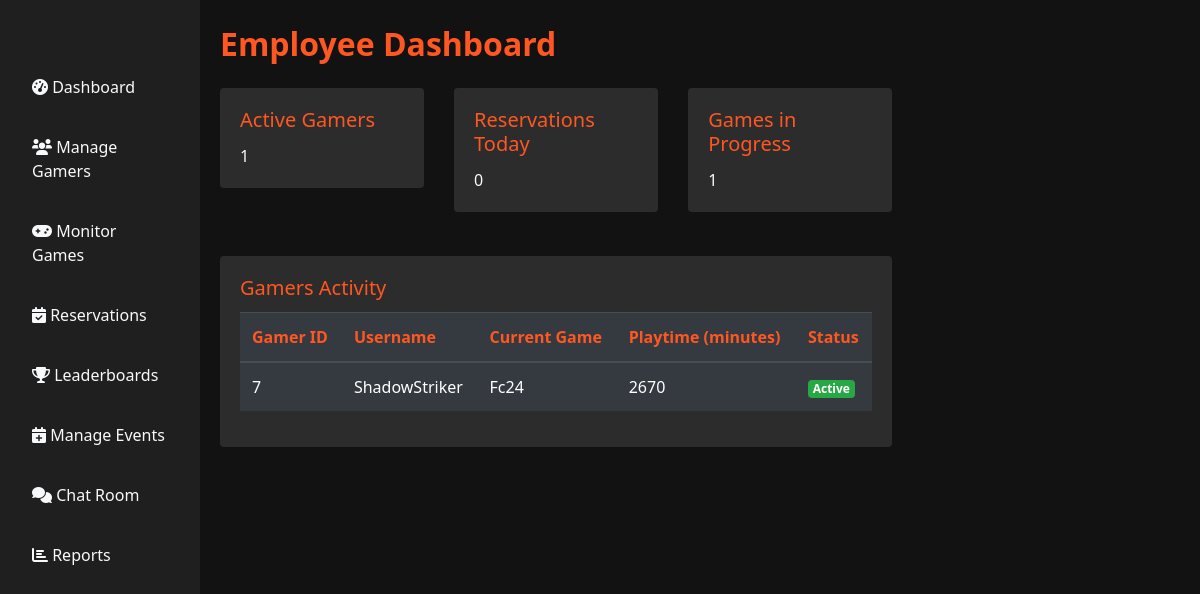
/employeedashboard/, run on the app's committed database.
### gamerz/models.py (models this page shows, shortened)
class Game(models.Model):
    title = models.CharField(max_length=255)
    description = models.TextField()
    genre = models.CharField(max_length=50)
    release_date = models.DateField()
    rating = models.FloatField()
    favorite_by = models.ManyToManyField(settings.AUTH_USER_MODEL, related_name='favorite_games', blank=True)
    image = models.ImageField(upload_to='game_images/', blank=True, null=True)
    status = models.CharField(max_length=50, null=True)
    def __str__(self):
        return self.title

class OngoingGame(models.Model):
    user = models.ForeignKey(settings.AUTH_USER_MODEL, on_delete=models.CASCADE)
    station = models.ForeignKey(GamingStation, on_delete=models.CASCADE)
    game_title = models.ForeignKey(Game, on_delete=models.CASCADE, null=True)
    start_time = models.DateTimeField()
    status = models.CharField(max_length=50, choices=[('Active', 'Active'), ('Paused', 'Paused'), ('Completed', 'Completed')])

### users/models.py (models this page shows)
class User(AbstractUser):
    ROLE_CHOICE = (
        ('GAMER', 'GAMER'),
        ('EMPLOYEE', 'EMPLOYEE'),
        ('ADMIN', 'ADMIN'),
    )
    role = models.CharField(max_length=20, choices=ROLE_CHOICE, default='GAMER')

### users/views.py (the view)
# urls.py: path('employeedashboard/', views.employee_dashboard_view, name='employee'),
def employee_dashboard_view(request):
    today = timezone.now().date()
    active_gamers_count = OngoingGame.objects.filter(status='Active').count()
    reservations_today_count = Reservation.objects.filter(start_time__date=today).count()
    games_in_progress_count = OngoingGame.objects.filter(status__in=['Active', 'Paused']).count()
    gamers_activity = []
    now = timezone.now()
    ongoing_games = OngoingGame.objects.select_related('user', 'station').all()
    for game in ongoing_games:
        playtime_minutes = int((now - game.start_time).total_seconds() / 60)
        gamers_activity.append({
            'gamer_id': game.user.id,
            'username': game.user.username,
            'game_title': game.game_title,
            'playtime': playtime_minutes,
            'status': game.status,
        })
    context = {
        'active_gamers_count': active_gamers_count,
        'reservations_today_count': reservations_today_count,
        'games_in_progress_count': games_in_progress_count,
        'gamers_activity': gamers_activity,
    }
    return render(request, 'users/employee.html', context)

### templates/users/employee.html (shortened to what this page needs)
<!DOCTYPE html>
<html lang="en">
<head>
    <link rel="stylesheet" href="https://stackpath.bootstrapcdn.com/bootstrap/4.5.2/css/bootstrap.min.css">
    <link rel="stylesheet" href="https://cdnjs.cloudflare.com/ajax/libs/font-awesome/6.0.0-beta3/css/all.min.css">
</head>
<body>
    <div class="d-flex">
        <div class="sidebar d-flex flex-column p-3">
            <ul class="nav flex-column">
                <li class="nav-item">
                    <a class="nav-link" href="{% url 'employee' %}"><i class="fas fa-tachometer-alt"></i> Dashboard</a>
                </li>
                <li class="nav-item">
                    <a class="nav-link" href="{% url 'manage_gamers' %}"><i class="fas fa-users"></i> Manage Gamers</a>
                </li>
                <li class="nav-item">
                    <a class="nav-link" href="{% url 'monitorgames' %}"><i class="fas fa-gamepad"></i> Monitor Games</a>
                </li>
                <li class="nav-item">
                    <a class="nav-link" href="{% url 'employeereservation' %}"><i class="fas fa-calendar-check"></i> Reservations</a>
                </li>
                <li class="nav-item">
                    <a class="nav-link" href="{% url 'achievementsbygamers' %}"><i class="fas fa-trophy"></i> Leaderboards</a>
                </li>
                <li class="nav-item">
                    <a class="nav-link" href="{% url 'manageevents' %}"><i class="fas fa-calendar-plus"></i> Manage Events</a>
                </li>
                <li class="nav-item">
                    <a class="nav-link" href="{% url 'chat_room' 1 %}"><i class="fas fa-comments"></i> Chat Room</a>
                </li>
                <li class="nav-item">
                    <a class="nav-link" href="{% url 'employeereport' %}"><i class="fas fa-chart-bar"></i> Reports</a>
                </li>
            </ul>
        </div>
        <div class="content">
            <div class="dashboard-header">
                Employee Dashboard
            </div>
            <div class="row">
                <div class="col-lg-4 col-md-6 mb-4">
                    <div class="card">
                        <div class="card-body">
                            <h5 class="card-title">Active Gamers</h5>
                            <p class="card-text">{{ active_gamers_count }}</p>
                        </div>
                    </div>
                </div>
                <div class="col-lg-4 col-md-6 mb-4">
                    <div class="card">
                        <div class="card-body">
                            <h5 class="card-title">Reservations Today</h5>
                            <p class="card-text">{{ reservations_today_count }}</p>
                        </div>
                    </div>
                </div>
                <div class="col-lg-4 col-md-6 mb-4">
                    <div class="card">
                        <div class="card-body">
                            <h5 class="card-title">Games in Progress</h5>
                            <p class="card-text">{{ games_in_progress_count }}</p>
                        </div>
                    </div>
                </div>
            </div>
            <div class="card">
                <div class="card-body">
                    <h5 class="card-title">Gamers Activity</h5>
                    <table class="table table-dark table-hover">
                        <thead>
                            <tr>
                                <th>Gamer ID</th>
                                <th>Username</th>
                                <th>Current Game</th>
                                <th>Playtime (minutes)</th>
                                <th>Status</th>
                            </tr>
                        </thead>
                        <tbody>
                            {% for game in gamers_activity %}
                                <tr>
                                    <td>{{ game.gamer_id }}</td>
                                    <td>{{ game.username }}</td>
                                    <td>{{ game.game_title }}</td>
                                    <td>{{ game.playtime }}</td>
                                    <td><span class="badge {% if game.status == 'Active' %}badge-success{% elif game.status == 'Paused' %}badge-warning{% else %}badge-secondary{% endif %}">{{ game.status }}</span></td>
                                </tr>
                            {% endfor %}
                        </tbody>
                    </table>
                </div>
            </div>
        </div>
    </div>
</body>
</html>

### templates/users/employee.html (style rules this page uses)
body { font-family: 'Segoe UI', Tahoma, Geneva, Verdana, sans-serif; background-color: #121212; color: #f8f9fa; margin: 0; }
.sidebar { background-color: #1f1f1f; height: 100vh; padding-top: 20px; position: fixed; top: 0; left: 0; width: 250px; transition: all 0.3s; }
.sidebar .nav-link { color: #f8f9fa; margin: 10px 0; }
.content { margin-left: 250px; padding: 20px; transition: margin-left 0.3s; }
.dashboard-header { font-size: 2rem; font-weight: bold; color: #ff5722; margin-bottom: 20px; }
.card { background-color: #2c2c2c; border: none; margin-bottom: 20px; }
.card-title { color: #ff5722; }
.card-body { color: #f8f9fa; }
.table thead th { color: #ff5722; }
@media (max-width: 1200px) { .sidebar { width: 200px; } }
@media (max-width: 1200px) { .content { margin-left: 200px; } }

### data on the page
Game: gamer_id "7", username "ShadowStriker", game_title "Fc24", playtime "2670", status "Active"

### other printed values
{{ active_gamers_count }} "1"
{{ reservations_today_count }} "0"
{{ games_in_progress_count }} "1"
